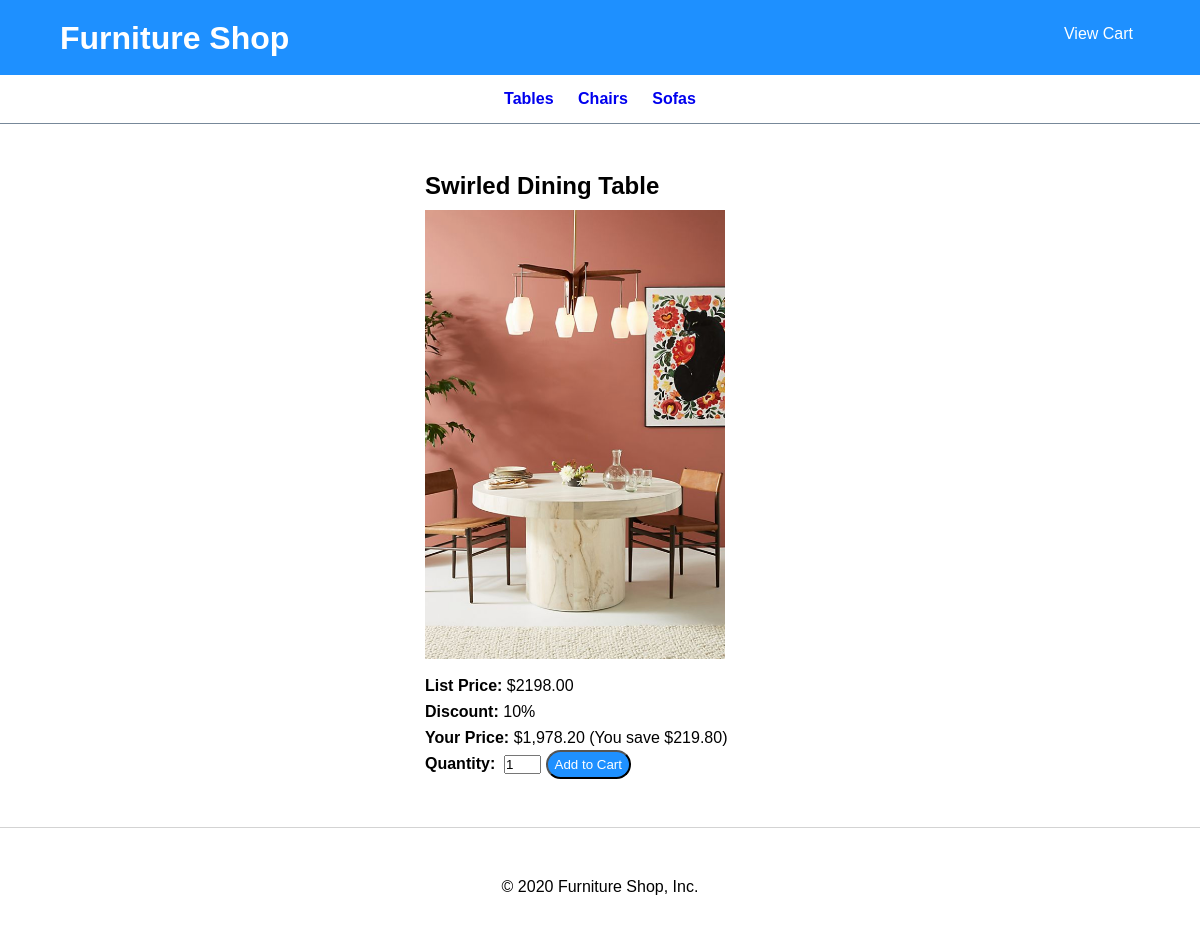
Page /?action=view_product&product_id=1 on the committed database.
### tables this page shows
CREATE TABLE categories (
  categoryID       INT(11)        NOT NULL   AUTO_INCREMENT,
  categoryName     VARCHAR(255)   NOT NULL,
  PRIMARY KEY (categoryID)
);

CREATE TABLE products (
  productID        INT(11)        NOT NULL   AUTO_INCREMENT,
  categoryID       INT(11)        NOT NULL,
  productCode      VARCHAR(10)    NOT NULL   UNIQUE,
  productName      VARCHAR(255)   NOT NULL,
  listPrice        DECIMAL(10,2)  NOT NULL,
  PRIMARY KEY (productID)
);

### model/category_db.php (called while the page is built, shortened)
<?php
function get_categories() {
    global $db;
    $query = 'SELECT * FROM categories
              ORDER BY categoryID';
    $statement = $db->prepare($query);
    $statement->execute();
    $categories = $statement->fetchAll();
    return $categories;
}
?>

### model/product_db.php (called while the page is built, shortened)
<?php
function get_product($product_id) {
    global $db;
    $query = 'SELECT * FROM products
              WHERE productID = :product_id';
    $statement = $db->prepare($query);
    $statement->bindValue(":product_id", $product_id);
    $statement->execute();
    $product = $statement->fetch();
    return $product;
}
?>

### view/product_view.php (the view, shortened to what this page needs)
<?php include 'header.php'; ?>
<main>
    <section class="product-view">
        <h1><?php echo $name; ?></h1>
        <div class="product-container">
            <a id="prodview-img">
                <img src="<?php echo $image_filename; ?>"alt="<?php echo $image_alt; ?>" />
            </a>
            <div id="right_column">
                <p><b>List Price:</b> $<?php echo $list_price; ?></p>
                <p><b>Discount:</b> <?php echo $discount_percent; ?>%</p>
                <p><b>Your Price:</b> $<?php echo $unit_price_f; ?>
                    (You save $<?php echo $discount_amount_f; ?>)</p>
                <form action="./cart" method="get" id="add_to_cart_form">
                    <b>Quantity:</b>&nbsp;
                    <input type="text" name="quantity" value="1" size="2" />
                    <input class="btn" type="submit" value="Add to Cart" />
                </form>
            </div>
        </div>
    </section>
</main>
<?php include 'footer.php'; ?>

### view/header.php (shortened to what this page needs)
<!DOCTYPE html>
<html>
<head>
    <link href="/ecommerce/main.css" rel="stylesheet" type="text/css">
</head>
<body>
<header class="header-container">
    <h1 class="shop-title">Furniture Shop</h1>
    <div class="cart-btn">
            <a href="./cart">View Cart</a>
    </div>
</header>
<aside class="nav-bar">
    <nav>
        <ul class="cat-list">
            <?php foreach($categories as $category) : ?>
            <li>
                <a href="?category_id=<?php echo $category['categoryID']; ?>">
                    <?php echo $category['categoryName']; ?>
                </a>
            </li>
            <?php endforeach; ?>
        </ul>
    </nav>
</aside>

### main.css (style rules this page uses)
*, *::after, *::before { margin: 0; padding: 0; box-sizing: inherit; }
body { font-family: Arial, Helvetica, sans-serif; font-size: 1rem; }
a { text-decoration: none; }
li { list-style: none; }
.btn { background-color: dodgerblue; color: white; padding: 5px 7px; border-radius: 25px; }
header.header-container { width: 100%; height: 75px; background-color: dodgerblue; color: white; }
h1.shop-title { display: inline-block; float: left; position: relative; top: 50%; left: 5%; transform: translateY(-50%); }
.cat-list li { display: inline-block; padding: 5px 10px; font-weight: bold; }
aside.nav-bar { padding: 10px 0 10px 0; border-bottom: 1px solid lightslategrey; }
ul.cat-list { text-align: center; }
main { width: 91%; margin: 0 auto; margin-top: 3rem; margin-bottom: 3rem; }
.cart-btn { float: right; position: relative; top: 25px; right: 5%; }
.cart-btn a { color: white; padding: 5px 7px; border-radius: 25px; }
section.product-view { width: 350px; margin: 0 auto; }
.product-view h1 { padding-bottom: 10px; }
.product-view #right_column { padding-top: 10px; line-height: 1.6; }
.product-view img { width: 300px; }

### rows in the picture
categories: categoryName "Tables"
categories: categoryName "Chairs"
categories: categoryName "Sofas"
products: productName "Swirled Dining Table", productCode (picture), listPrice "2198.00", listPrice "1,978.20", listPrice "219.80"

### other values in the picture
$discount_percent "10"
